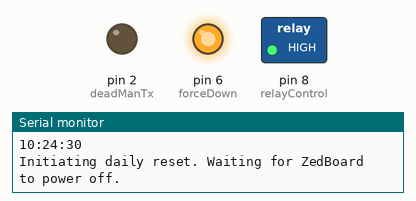
Simulated run of this sketch. Board: Arduino Uno, built with avr-gcc and run on an emulated ATmega328P. Shown: switched loads named in the sketch (green lamp = pin HIGH), output pins drawn as LEDs (lit = HIGH), the last lines printed to the serial monitor. The local clock reads 2024-03-15 10:24:30 at power-on unless the sketch sets it.

Above: at 0.3 s.
At 90.3 s:
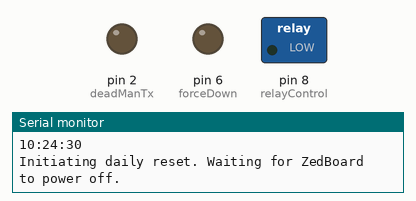
At 94.3 s:
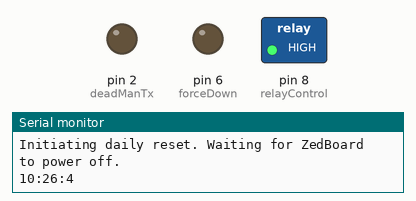
Timing chart, 0 to 95.8 s (numbered marks = the images above):
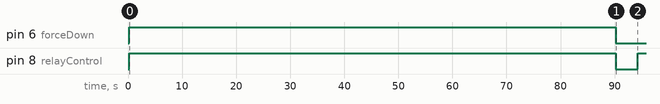

Measured:
- by itself, pin 6 (forceDown): LOW → HIGH at 0.20 s, → LOW 90.0 s later
- by itself, pin 8 (relayControl): LOW → HIGH at 0.20 s, → LOW 90.0 s later, → HIGH 4.0 s later

The sketch:

deadMan_dev.ino
```cpp
#include <Wire.h>
#include <Time.h>
#include <DS1307RTC.h>


// VARIABLE DEFINITIONS
//
// Switch control for the power relay. Connects to S on relay.
const int relayControl = 8;
// Outgoing pin for health monitoring. Connects to JA3 on ZedBoard.
const int deadManTx = 2;
// Pin 4 is the only input pin to be set in the rc.local
// in the /etc directory of the OS. Recieves signal from ZedBoard
// to stop a healthcheck reset.
// Connects to JA10 on ZedBoard.
const int deadManRx = 4;
// Output signal to indicate a forced shutdown of the board is occuring.
// FPGA will powerdown and wait for power cycle after receiving this signal.
// Connects to JA9.
const int forceDown = 6;
// CountDown used as counter.
// MissionAbort is value holder for healthcheck canceling.
// SignalMatch is variable to hold previous status of deadManRX to prevent
// constant high power resets.
int countDown, missionAbort, signalMatch;
// creates tm structure for time values.
// tm.Second, tm.Minute, tm.Hour.
tmElements_t tm;


// SETUP LOOP
//
void setup() {
  pinMode(8, OUTPUT);
  pinMode(2, OUTPUT);
  pinMode(4, INPUT);
  pinMode(6, OUTPUT);
  // Initialize serial output for development purposes.
  Serial.begin(9600);
  while (!Serial);
  delay(200);
  Serial.println("-- DISPLAY ONLINE --");
  // setTime function will set the current time of the RTC. Must be used
  // in a complete circuit with RTC attached. After programming once to
  // set the time, uncomment to prevent a time reset after each power cycle.
  //setTime();


}

// MAIN LOOP
//
void loop(){
  // Initializing all pin values.
  digitalWrite(forceDown, LOW);
  digitalWrite(relayControl, HIGH);
  digitalWrite(deadManTx, LOW);
  // Grabbing current time from RTC.
  RTC.read(tm);
  // Printing time and data for development.
  Serial.print(tm.Hour);
  Serial.write(':');
  Serial.print(tm.Minute);
  Serial.write(':');
  Serial.print(tm.Second);
  Serial.println();
  // HEALTH CHECK FUNCTION
  //
  // Checks once per hour to make sure the FPGA is responsive.
  if(tm.Second == 00 && (tm.Minute % 5) == 00){
    // Sets signalMatch and missionAbort to the current value of
    // deadManRx for comparisson values to deteremine health of board.
    signalMatch = digitalRead(deadManRx);
    missionAbort = digitalRead(deadManRx);
    // Health monitor flag activated.
    digitalWrite(deadManTx, HIGH);
    // Countdown sequence. If the value of deadManRx is not flipped before 900 seconds
    // the health check sequence will recycle the power of the board.
    for(countDown = 0; countDown < 120; countDown ++) {
      delay(1000);
      missionAbort = digitalRead(deadManRx);
      // If statement activated if health of board is ok and no reset needed.
      if(missionAbort != signalMatch) {
        digitalWrite(deadManTx, LOW);
        break;
      } else {
        Serial.write("Houston, we have a problem.");
        Serial.println();
      }
      // If statement for an unresponsive board, recycles power and waits one second.
      if(countDown == 119 ) {
        digitalWrite(relayControl, LOW);
        digitalWrite(deadManTx, LOW);
        delay(1000);
        break;
      }
    }
  }
  // FORCE SHUTDOWN FUNCTION
  //
  // Once per day forces a power recycle.
  if(tm.Second == 30 && (tm.Minute % 12) == 00){
    digitalWrite(deadManTx, LOW);
    // Sends signal to board to shutdown and prepare for reboot.
    digitalWrite(forceDown, HIGH);
    // Serial output for development feedback.
    Serial.write("Initiating daily reset. Waiting for ZedBoard to power off.");
    Serial.println();
    // Waits 1 minute for board to shutdown. Turns off power, and waits 3 seconds.
    delay(90000);
    digitalWrite(relayControl, LOW);
    digitalWrite(forceDown, LOW);
    delay(3000);
  }
  // Script checks time every second.
  delay(1000);

}
```

SetTime.ino
```cpp
#include <Wire.h>
#include <Time.h>
#include <DS1307RTC.h>

const char *monthName[12] = {
  "Jan", "Feb", "Mar", "Apr", "May", "Jun",
  "Jul", "Aug", "Sep", "Oct", "Nov", "Dec"
};


void setTime() {
  bool parse=false;
  bool config=false;

  // get the date and time the compiler was run
  if (getDate(__DATE__) && getTime(__TIME__)) {
    parse = true;
    // and configure the RTC with this info
    if (RTC.write(tm)) {
      config = true;
    }
  }

  Serial.begin(9600);
  while (!Serial) ; // wait for Arduino Serial Monitor
  delay(200);
  if (parse && config) {
    Serial.print("DS3231 configured Time=");
    Serial.print(__TIME__);
    Serial.print(", Date=");
    Serial.println(__DATE__);
  } else if (parse) {
    Serial.println("DS3231 Communication Error :-{");
    Serial.println("Please check your circuitry");
  } else {
    Serial.print("Could not parse info from the compiler, Time=\"");
    Serial.print(__TIME__);
    Serial.print("\", Date=\"");
    Serial.print(__DATE__);
    Serial.println("\"");
  }
}

void setLoop() {
}

bool getTime(const char *str)
{
  int Hour, Min, Sec;

  if (sscanf(str, "%d:%d:%d", &Hour, &Min, &Sec) != 3) return false;
  tm.Hour = Hour;
  tm.Minute = Min;
  tm.Second = Sec;
  return true;
}

bool getDate(const char *str)
{
  char Month[12];
  int Day, Year;
  uint8_t monthIndex;

  if (sscanf(str, "%s %d %d", Month, &Day, &Year) != 3) return false;
  for (monthIndex = 0; monthIndex < 12; monthIndex++) {
    if (strcmp(Month, monthName[monthIndex]) == 0) break;
  }
  if (monthIndex >= 12) return false;
  tm.Day = Day;
  tm.Month = monthIndex + 1;
  tm.Year = CalendarYrToTm(Year);
  return true;
}
```
